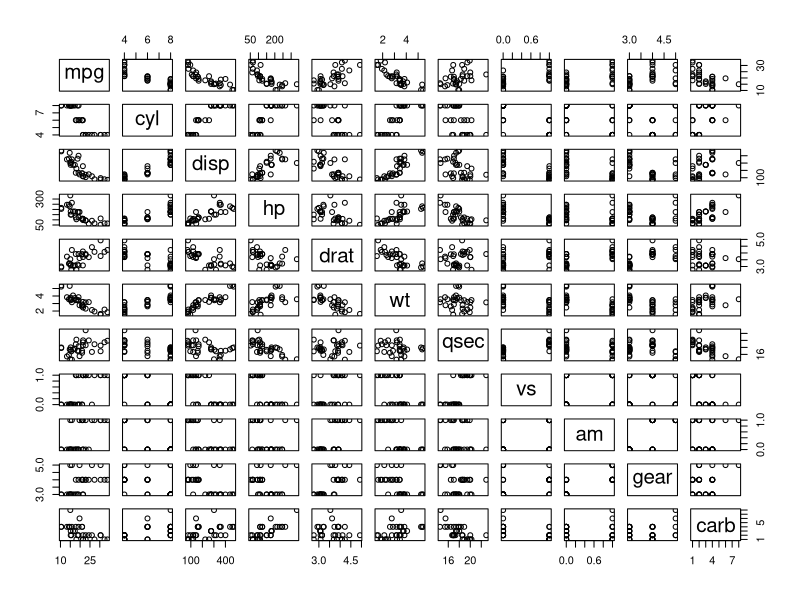
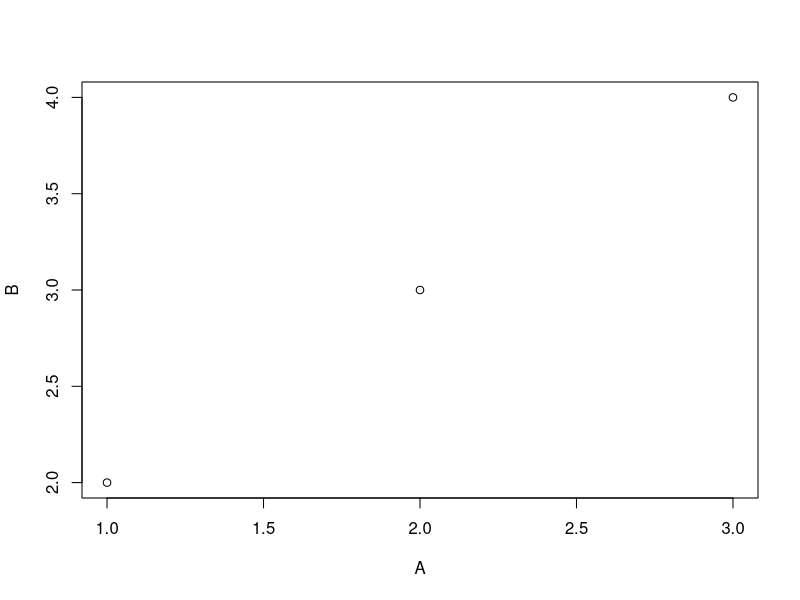

The R script that drew these images, in order:
## ---- chunk 1
knitr::opts_chunk$set(echo = TRUE, warning = F, message = F)
## ---- chunk 2
# source(file.path(Sys.getenv(if (.Platform$OS.type == "windows") "USERPROFILE" else "HOME"), ".vscode-R", "init.R"))
# if (interactive() && Sys.getenv("TERM_PROGRAM") == "vscode") {
#   if (requireNamespace("httpgd", quietly = TRUE)) {
#     options(vsc.plot = FALSE)
#     options(device = function(...) {
#       httpgd::hgd(silent = TRUE)
#       .vsc.browser(httpgd::hgd_url(history = FALSE), viewer = "Beside")
#     })
#   }
# }
# 
# options(vsc.plot = "Beside")
# options(vsc.dev.args = list(width = 800, height = 600))
# options(vsc.viewer = "Beside")

## ---- chunk 3


data(mtcars)
plot(mtcars)

A <- c(1,2,3)
B <- c(2,3,4)

plot(A, B)

